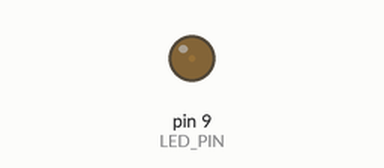
Recording of a sketch running on a simulated Arduino Uno, built with avr-gcc and run on an emulated ATmega328P. On the bench: output pins drawn as LEDs (lit = HIGH).

Above: at 0.05 s.
At 0.95 s:
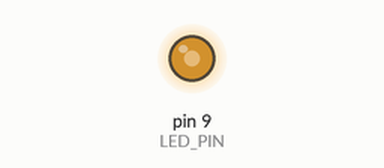
At 1.4 s:
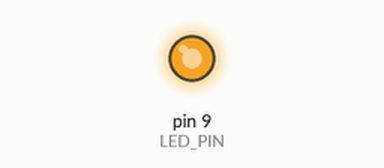
At 2.75 s:
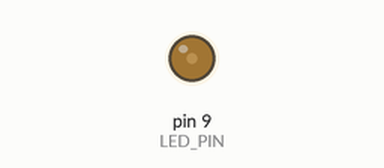
Timing chart, 0 to 7.0 s (numbered marks = the images above):
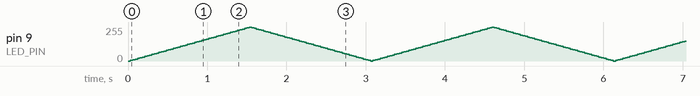

The sketch:

BreathingLight.ino
```cpp
/*
  BreathingLight.ino
  Creates a soft pulsing glow (ideal for magic orb, moonlight, etc.)
*/

#define LED_PIN 9
int fadeAmount = 5;
int brightness = 0;

void setup() {
  pinMode(LED_PIN, OUTPUT);
}

void loop() {
  analogWrite(LED_PIN, brightness);
  brightness += fadeAmount;

  if (brightness <= 0 || brightness >= 255) {
    fadeAmount = -fadeAmount; // Reverse at extremes
  }

  delay(30); // Adjust for speed of "breathing"
}
```
